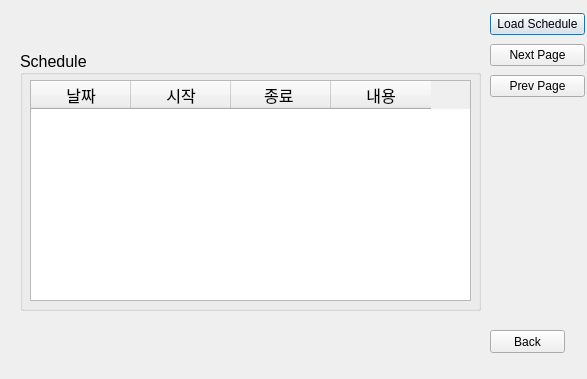
<?xml version="1.0" encoding="UTF-8"?>
<ui version="4.0">
 <class>Dialog_emailList</class>
 <widget class="QDialog" name="Dialog_emailList">
  <property name="geometry">
   <rect>
    <x>0</x>
    <y>0</y>
    <width>587</width>
    <height>379</height>
   </rect>
  </property>
  <property name="windowTitle">
   <string>Dialog</string>
  </property>
  <widget class="QGroupBox" name="groupBox">
   <property name="geometry">
    <rect>
     <x>20</x>
     <y>50</y>
     <width>461</width>
     <height>261</height>
    </rect>
   </property>
   <property name="font">
    <font>
     <family>Arial</family>
     <pointsize>12</pointsize>
    </font>
   </property>
   <property name="title">
    <string>Schedule</string>
   </property>
   <property name="alignment">
    <set>Qt::AlignLeading|Qt::AlignLeft|Qt::AlignVCenter</set>
   </property>
   <widget class="QTableWidget" name="tableWidget">
    <property name="geometry">
     <rect>
      <x>10</x>
      <y>30</y>
      <width>441</width>
      <height>221</height>
     </rect>
    </property>
    <property name="rowCount">
     <number>0</number>
    </property>
    <property name="columnCount">
     <number>4</number>
    </property>
    <column>
     <property name="text">
      <string>날짜</string>
     </property>
    </column>
    <column>
     <property name="text">
      <string>시작</string>
     </property>
    </column>
    <column>
     <property name="text">
      <string>종료 </string>
     </property>
    </column>
    <column>
     <property name="text">
      <string>내용</string>
     </property>
    </column>
   </widget>
  </widget>
  <widget class="QWidget" name="verticalLayoutWidget">
   <property name="geometry">
    <rect>
     <x>490</x>
     <y>10</y>
     <width>95</width>
     <height>91</height>
    </rect>
   </property>
   <layout class="QVBoxLayout" name="verticalLayout">
    <item>
     <widget class="QPushButton" name="btn_load_schedule">
      <property name="text">
       <string>Load Schedule</string>
      </property>
     </widget>
    </item>
    <item>
     <widget class="QPushButton" name="btn_next_page">
      <property name="text">
       <string>Next Page</string>
      </property>
     </widget>
    </item>
    <item>
     <widget class="QPushButton" name="btn_prev_page">
      <property name="text">
       <string>Prev Page</string>
      </property>
     </widget>
    </item>
   </layout>
  </widget>
  <widget class="QPushButton" name="btn_back">
   <property name="geometry">
    <rect>
     <x>490</x>
     <y>330</y>
     <width>75</width>
     <height>23</height>
    </rect>
   </property>
   <property name="text">
    <string>Back</string>
   </property>
  </widget>
 </widget>
 <resources/>
 <connections/>
</ui>
